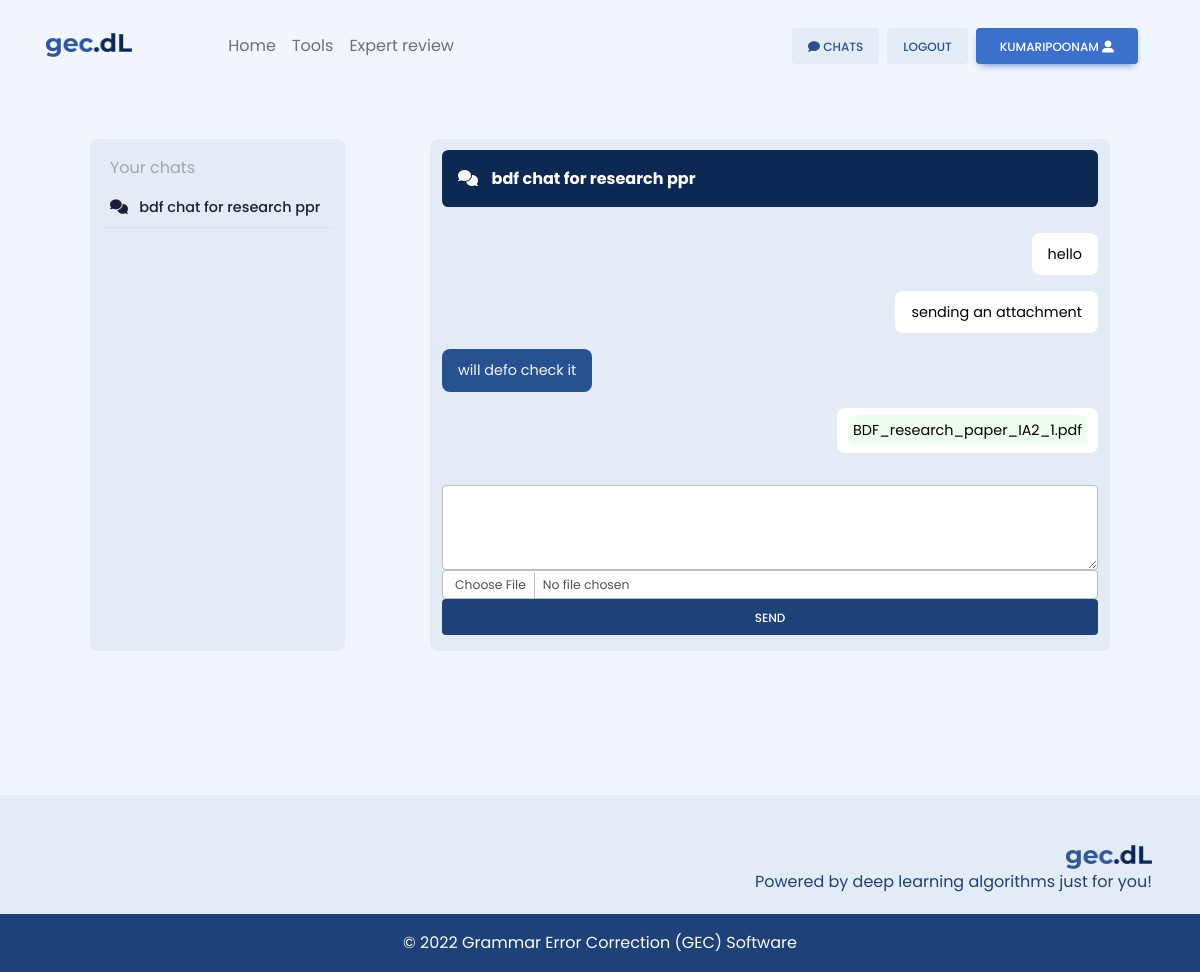
Before: /expert/km-60-50-et (signed in) with the older database file.
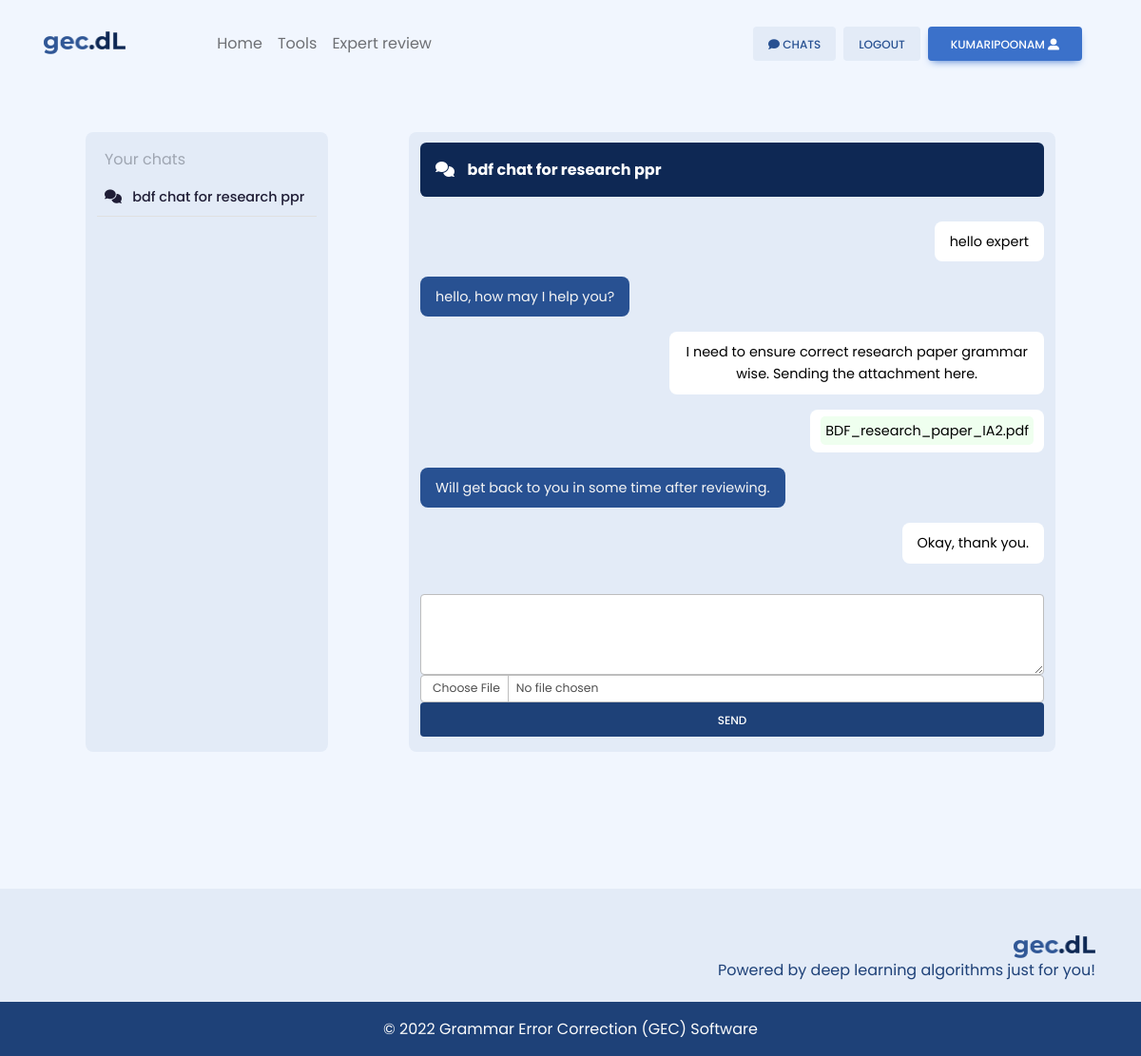
After: the same page with the newer database file.
### expert/models.py (models this page shows, shortened)
class Room(models.Model):
    room_name = models.CharField(max_length=255)
    user_room_name = models.CharField(max_length=255, null=True, blank=True)
    expert_room_name = models.CharField(max_length=255, null=True, blank=True)
    def __str__(self):
        return self.room_name

class Message(models.Model):
    room = models.ForeignKey(Room, on_delete=models.CASCADE)
    sender = models.CharField(max_length=255)
    message = models.TextField(null=True, blank=True)
    attachment = models.FileField(null=True, blank=True, upload_to='chat/')

### expert/views.py (the view, shortened to what this page needs)
# urls.py: path('<str:room_name>', views.messaging, name='room'),
@login_required(login_url='login')
def messaging(request, room_name):
    input_form = InputMessageForm()
    username = request.user
    get_messages = Message.objects.filter(sender=username)
    get_rooms = []
    allusers = []
    for msg in get_messages:
        if msg.room not in get_rooms:
            get_rooms.append(msg.room)
            get_msg_list = Message.objects.filter(room=msg.room)
            for m in get_msg_list:
                if m.sender != username and m.sender not in allusers:
                    allusers.append(m.sender)
    allrooms = Room.objects.filter(room_name__in=get_rooms)
    get_room = Room.objects.get(room_name=room_name)
    get_messages = Message.objects.filter(room=get_room)
    get_sender = request.user
    for msg in get_messages:
        if msg.sender!=get_sender:
            get_sender = msg.sender
            break
    context = {
        'convo': True,
        'messages': get_messages,
        'user': request.user,
        'sender': get_sender,
        'room_name': room_name,
        'current_room': get_room,
        'rooms': get_rooms,
        'allrooms': allrooms,
        'allusers': allusers,
        'input_form': input_form,
    }
    return render(request, "expert/chat.html", context)

### expert/forms.py
class InputMessageForm(forms.ModelForm):
    attachment = forms.FileField(
        required = False,
        widget = forms.ClearableFileInput(
            attrs={'class':'m-auto form-control form-control-sm'})
    )
    message = forms.CharField(
        required = False,
        widget = forms.Textarea(
            attrs={'rows':'2',
                   'class': 'form-control'})
    )
    class Meta:
        model = Message
        fields = ('message', 'attachment')

### templates/expert/chat.html (shortened to what this page needs)
{% extends 'base.html' %}
{% load static %}
{% block mainbody %}
    <div class="text-center expert">
        <div class="m-5 row">
            <div class="card bg-secondary-2 col-3 shadow-0">
                    <table class="table table-sm w-100 room_list text-start">
                        <tbody>
                            <div class="text-secondary text-start m-2 mt-3">Your chats</div>
                            {% if request.user.profile.user_type == "Normal user" %}
                                {% for room in allrooms %}
                                <tr>
                                    <th scope="row"><a href="{% url 'room' room_name=room.room_name %}"><i class="fas fa-comments"></i> &nbsp; {% if room.user_room_name %}{{room.user_room_name}}{% else %}{{room.room_name}}{% endif %} </a></th>
                                </tr>
                                {% endfor %}
                            {% else %}
                                {% for room in allrooms %}
                                <tr>
                                    <th scope="row"><a href="{% url 'room' room_name=room.room_name %}"><i class="fas fa-comments"></i> &nbsp; {% if room.expert_room_name %}{{room.expert_room_name}}{% else %}{{room.room_name}}{% endif %} </a></th>
                                </tr>
                                {% endfor %}
                            {% endif %}
                        </tbody>
                    </table>
            </div>
            <div class="col-1"></div>
            <div class="card bg-secondary-2 col-8 shadow-0">
                {% if convo == False %}
                <div class="no-convo m-3 p-5">
                    <i class="text-secondary fas fa-comments fa-8x mb-4"></i><br>
                    <small class='text-secondary'>Select a conversation</small>
                </div>
                {% else %}
                <div class="chat-user-name  fw-bold text-white p-3 mb-0"><i class="fas fa-comments fw-0"></i>&nbsp;&nbsp;&nbsp; <span  contenteditable="true" id="room_name_display">
                    {% if request.user.profile.user_type == "Normal user" and current_room.user_room_name %}
                        {{current_room.user_room_name}}
                    {% elif request.user.profile.user_type == "Expert user" and current_room.expert_room_name %}
                        {{current_room.expert_room_name}}
                    {% else %}
                        {{room_name}}
                    {% endif %}
                </span></div>
                <div class="parent">
                    <div id="chatbox">
                        {% for msg in messages %}
                            {% if msg.sender != request.user.username %}
                                {% if msg.message %}<p class="msg-recieved">{{msg.message}}</p>{% endif %}
                            {% else %}
                                {% if msg.message %}<p class="msg-send">{{msg.message}}</p>{% endif %}
                                {% if msg.attachment %}<p class="msg-send attachment">
                                    <a href="../../../../media/{{ msg.attachment }}" target="_blank">{{ msg.attachment.name|slice:"5:" }}</a>
                                </p>{% endif %}
                            {% endif %}
                        {% endfor %}
                    </div>
                    <form method="post" name="file_form" class="mb-3 mt-3"  enctype="multipart/form-data">
                        {% for f in input_form %}
                            {{f}}
                        {% endfor %}
                        <button type="submit" name="message_submit_button"
                            class="btn btn-primary bg-primary-darker shadow-0 btn-block">send</button>
                    </form>
                </div>
                {% endif %}
            </div>
        </div>
    </div>
{% endblock mainbody %}

### templates/base.html (shortened to what this page needs)
{% load static %}
<!DOCTYPE html>
<html lang="en">
<head>
    <link href="https://cdnjs.cloudflare.com/ajax/libs/font-awesome/6.0.0/css/all.min.css" rel="stylesheet" />
    <link href="https://cdnjs.cloudflare.com/ajax/libs/mdb-ui-kit/6.0.0/mdb.min.css" rel="stylesheet" />
    <link rel="stylesheet" type="text/css" href="https://hinkhoj.com/common/css/keyboard.css" />
    <link rel="stylesheet" href=" {% static 'style/common.css' %} ">
</head>
<body class="bg-1-purple text-black">
    <nav class="navbar navbar-expand-lg navbar-light bg-transparent shadow-0 ">
        <div class="container p-3">
            <a class="navbar-brand me-2" href="{% url 'home' %}">
                <img src="{% static 'assets/images/logo.png' %} " height="24" alt="gec.dL Logo" loading="lazy"
                    style="margin-top: -1px; margin-right: 4em;" />
            </a>
            <div class="collapse navbar-collapse" id="navbarButtonsExample">
                <ul class="navbar-nav me-auto mb-2 mb-lg-0">
                    <li class="nav-item">
                        <a class="nav-link" href="{% url 'home' %}">Home</a>
                    </li>
                    {% if user.is_authenticated and request.user.profile.user_type == "Expert user" %}
                    <li class="nav-item invisible">
                    {% else %}
                    <li class="nav-item">
                    {% endif %}
                        <a class="nav-link" href="{% url 'tools' %}">Tools</a>
                    </li>
                    {% if request.user.premiumuser.paid == "Yes" or request.user.profile.user_type == "Expert user" %}
                    <li class="nav-item">
                        <a class="nav-link" href="{% url 'expert_review' %}">Expert review</a>
                    </li>
                    {% endif %}
                </ul>
                <div class="d-flex align-items-center">
                    {% if user.is_authenticated %}
                    {% if request.user.profile.user_type == "Expert user" or request.user.premiumuser.paid == "Yes" %}
                    <a href="{% url 'chat' %}"><button type="button" class="btn btn-secondary px-3 me-2"><i
                        class="fas fa-comment"></i> Chats </button></a>
                    {% endif %}
                    <a href="">
                       <form action="{% url 'logout' %}" method="post">
                        <button type="submit" class="btn btn-secondary px-3 me-2">
                            logout
                        </button>
                       </form>
                    </a>
                    <a href="{% url 'profile' %}"><button type="button" class="btn btn-primary  me-3">
                        {{request.user.username}} <i class="fas fa-user-alt"></i>
                    </button></a>
                    {% endif %}
                </div>
            </div>
        </div>
    </nav>
    <div class="container mt-4 pb-5">
        {% block mainbody %}{% endblock mainbody %}
    </div>
    <footer>
        <div class="text-end p-5 mt-5 pb-1">
            <img src="{% static 'assets/images/logo.png' %}" height="24" alt="gec.dL Logo" loading="lazy" />
            <p class="text-primary-darker">Powered by deep learning algorithms just for you!</p>
        </div>
        <div class="bg-primary-darker p-3 text-light text-center">© 2022 Grammar Error Correction (GEC) Software</div>
    </footer>
</body>
</html>

### static/style/common.css (style rules this page uses)
* { font-family: 'Poppins', sans-serif; }
body { color: black; background-color: #f1f6fe; }
footer { background-color: #e3ebf7; }
.bg-primary-darker { background-color: #1e4178 !important; }
.text-primary-darker { color: #1e4178 !important; }
.bg-secondary-2 { background-color: #e3ebf7 !important; }
div.chat-user-name { border-radius: .4rem; background-color: #0e2854; padding: .3rem 1rem; margin: .7rem 0; text-align: left; }
div#chatbox { display: flex; flex-direction: column; }
p.msg-send, p.msg-recieved { padding: .6rem 1rem; max-width: 60%; border-radius: .5rem; font-size: .9rem; }
p.attachment { padding: .7rem; }
p.attachment > a { background-color: rgb(239, 255, 239); border-radius: .3rem; padding: .3rem; color: black; }
p.msg-recieved { color: whitesmoke; background-color: #285192; margin-right: auto; }
p.msg-send { background-color: white; color: black; margin-left: auto; }
.expert th>a { text-decoration: none; color: #1F1D36; }
textarea { padding: 1rem !important; }

### templates/expert/chat.html (style rules this page uses)
p.attachment { padding: .7rem; }
p.attachment > a { background-color: rgb(239, 255, 239); border-radius: .3rem; padding: .3rem; color: black; }

Changed rows visible on the page:
removed Message: message "hello"
removed Message: message "sending an attachment"
removed Message: message "will defo check it"
removed Message: attachment.name "BDF_research_paper_IA2_1.pdf"
added Message: message "hello expert"
added Message: message "hello, how may I help you?"
added Message: message "I need to ensure correct research paper grammar wise. Sending the attachment here."
added Message: attachment.name "BDF_research_paper_IA2.pdf"
added Message: message "Will get back to you in some time after reviewing."
added Message: message "Okay, thank you."
